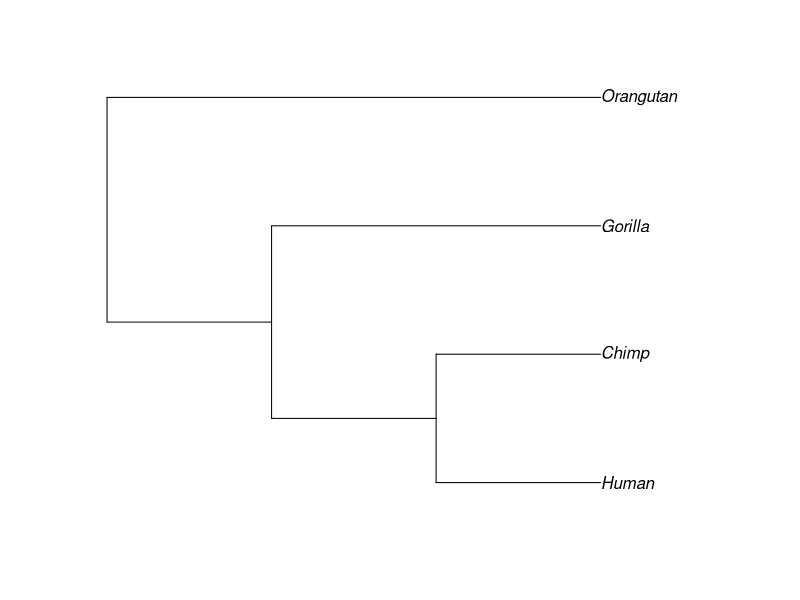
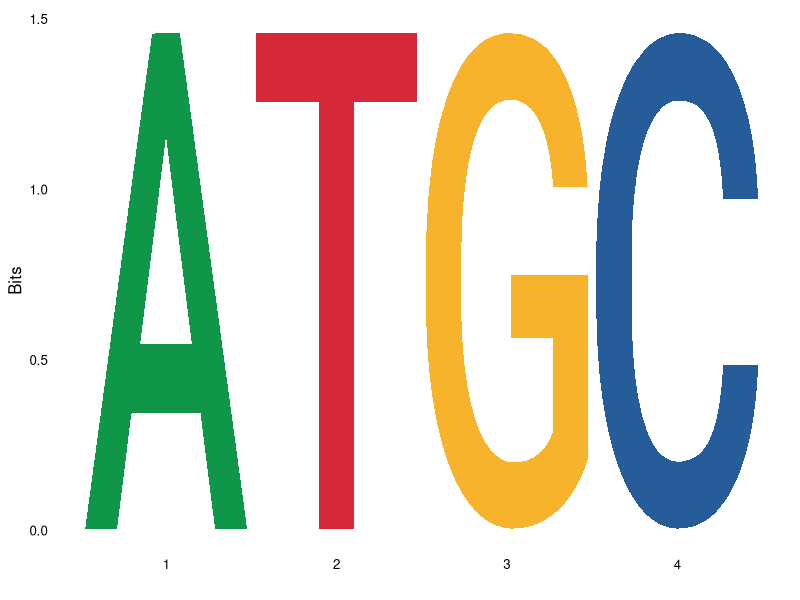
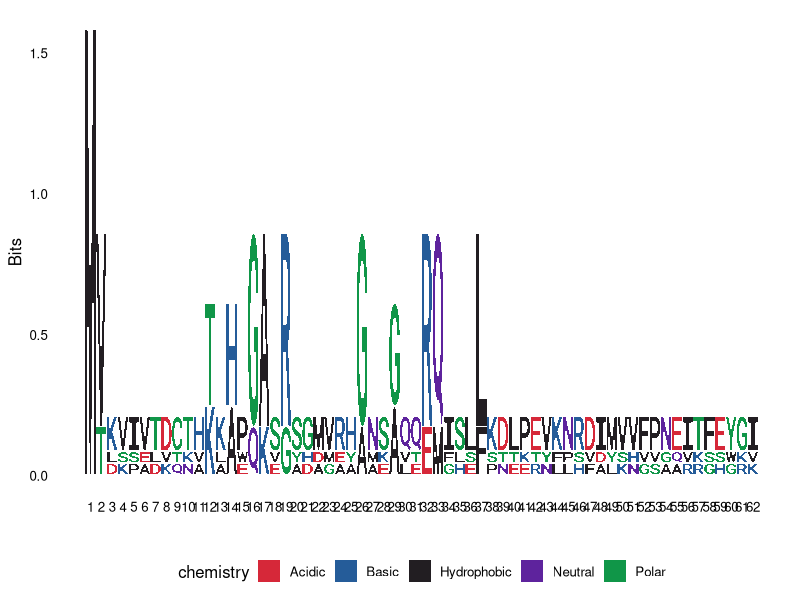
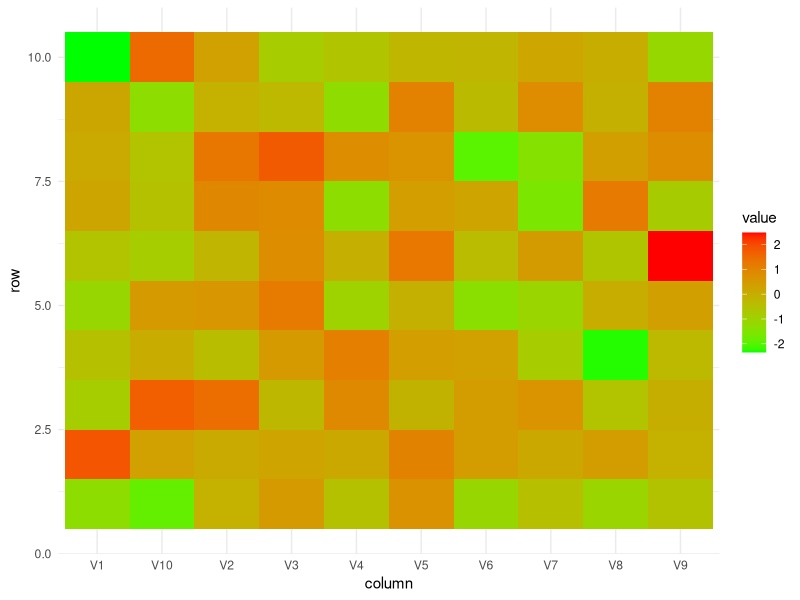
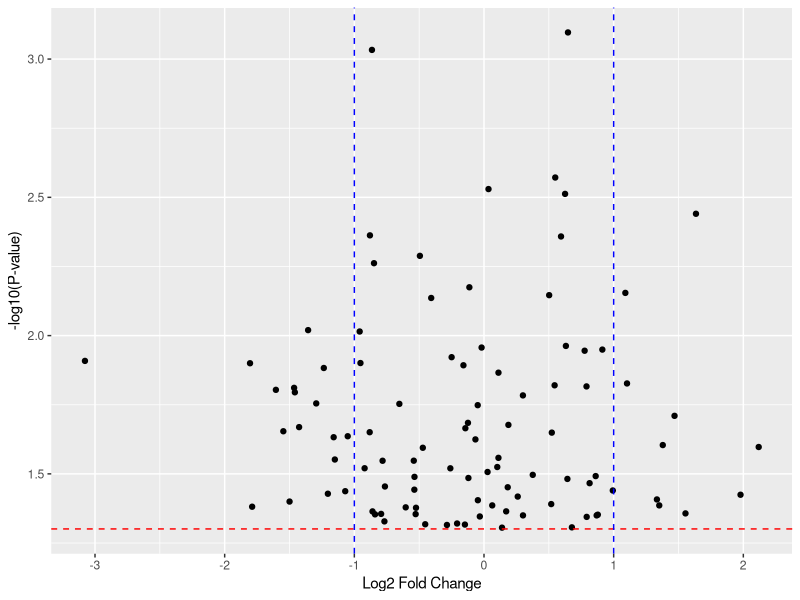
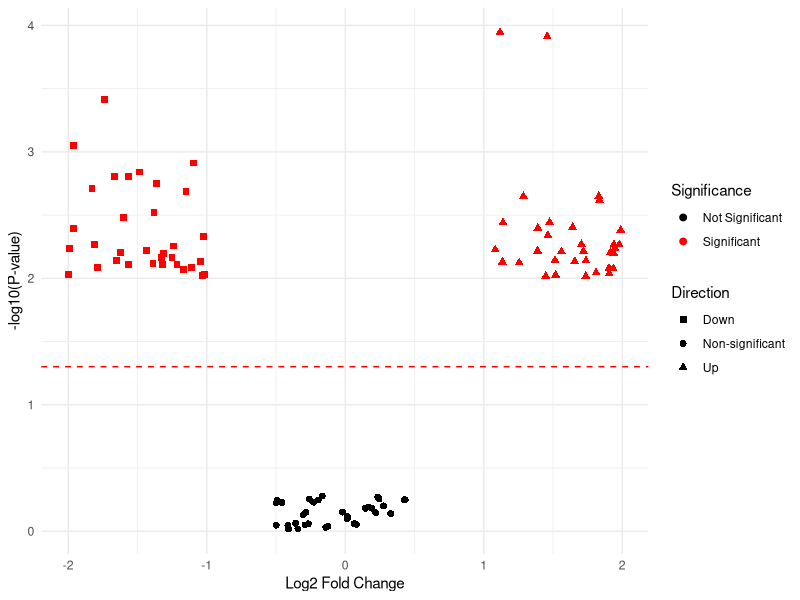
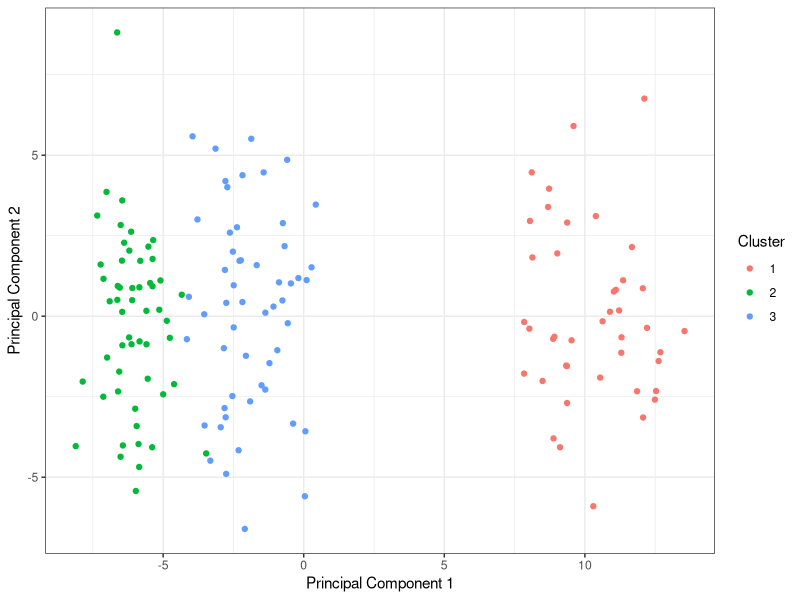
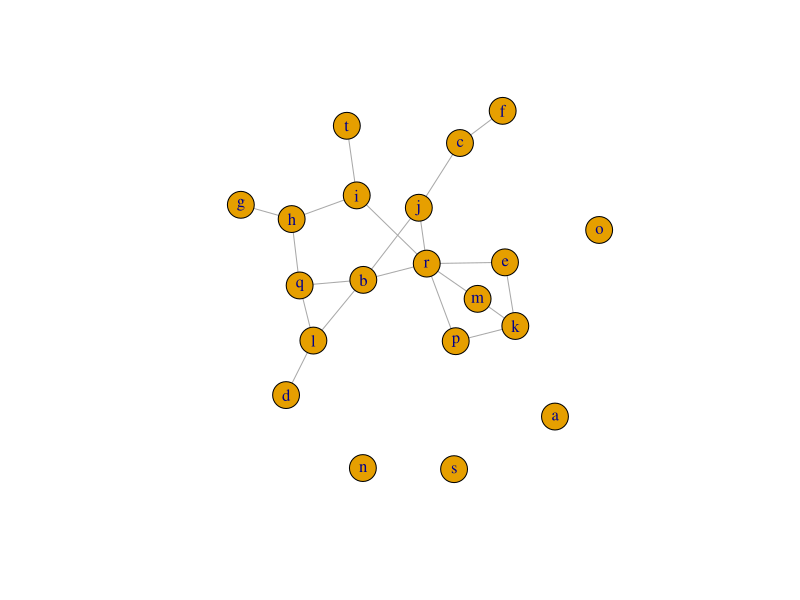

The R source for these figures, in order:
## ---- chunk 1
# Load required packages
library(ape)

# Create a simple phylogenetic tree
tree <- read.tree(text = "(((Human, Chimp), Gorilla), Orangutan);")

# Plot the phylogenetic tree
plot(tree)


## ---- chunk 2
# Load required package
library(ggseqlogo)

# Example aligned sequences
aligned_sequences <- c("ATGC", "ATGC", "ATGC", "ATGC")

# Create sequence logo
logo <- ggseqlogo(aligned_sequences)

print(logo)


## ---- chunk 3
# Load required library
library(ggseqlogo)

# Example protein sequences with more similarities
protein_sequences <- c(
  "MVLSPADKTNVKAAWGKVGAHAGEYGAEALERMFLSFPTTKTYFPHFDLSHGSAQVKGHGKK",
  "MTDKSELVQKAKLAEQAERYDDMAAAMKAVTEQGHELSNEERNLLSVAYKNVVGARRSSWRV",
  "MVKVIVTDCTHTKHPGASRSGMVRHGNSGQQRQISLLKDLPEVKNRDIMVVFPNEITFEYGI",
  "MVKVIVTDCTHTKHPGASRSGMVRHGNSGQQRQISLLKDLPEVKNRDIMVVFPNEITFEYGI",
  "MVKVIVTDCTHTKHPGASRSGMVRHGNSGQQRQISLLKDLPEVKNRDIMVVFPNEITFEYGI"
)

# Create protein sequence logo
ggseqlogo(protein_sequences)


## ---- chunk 4
# Load required library
library(tidyverse)

# Example data
data_matrix <- matrix(rnorm(100, mean = 0, sd = 1), nrow = 10, ncol = 10)

# Convert matrix to dataframe
data_df <- as.data.frame(data_matrix)

# Reshape data for ggplot
data_df <- data_df %>%
  mutate(row = row_number()) %>%
  pivot_longer(-row, names_to = "column", values_to = "value")

# Create heatmap
ggplot(data = data_df, aes(x = column, y = row, fill = value)) +
  geom_tile() +
  scale_fill_gradient(low = "green", high = "red") +
  theme_minimal()


## ---- chunk 5
# Load required library
library(ggplot2)

# Generate example data1
log_fc <- rnorm(100, mean = 0, sd = 1)
p_values <- runif(100, min = 0, max = 0.05)

# Create volcano plot
df <- data.frame(log_fc = log_fc, p_values = p_values)
ggplot(df, aes(x = log_fc, y = -log10(p_values))) +
  geom_point() +
  geom_hline(yintercept = -log10(0.05), linetype = "dashed", color = "red") +
  geom_vline(xintercept = c(-1, 1), linetype = "dashed", color = "blue") +
  labs(x = "Log2 Fold Change", y = "-log10(P-value)")


# Generate example data2
set.seed(42)  # for reproducibility
n <- 100
log_fc <- c(runif(n/3, min = 1, max = 2), runif(n/3, min = -2, max = -1), runif(n/3, min = -0.5, max = 0.5))  # UP, DOWN, and non-regulated genes
p_values <- c(runif(n/3, min = 0.0001, max = 0.01), runif(n/3, min = 0.0001, max = 0.01), runif(n/3, min = 0.5, max = 1))  # Significant and non-significant genes

# Create dataframe
df <- data.frame(log_fc = log_fc, p_values = p_values)

# Define significance level
significance_level <- 0.05

# Create a new column for significance
df$significance <- ifelse(df$p_values <= significance_level, "Significant", "Not Significant")
df$direction <- ifelse(df$log_fc > 0.5, "Up", ifelse(df$log_fc < -0.5, "Down", "Non-significant"))

# Create volcano plot with color differentiation
ggplot(df, aes(x = log_fc, y = -log10(p_values), color = significance, shape = direction)) +
  geom_point(size = 2) +
  geom_hline(yintercept = -log10(significance_level), linetype = "dashed", color = "red") +
  labs(x = "Log2 Fold Change", y = "-log10(P-value)", color = "Significance", shape = "Direction") +
  scale_color_manual(values = c("Significant" = "red", "Not Significant" = "black")) +
  scale_shape_manual(values = c("Up" = 17, "Down" = 15, "Non-significant" = 16)) +
  theme_minimal()


## ---- chunk 6
# Load required libraries
library(ggplot2)

# Set seed for reproducibility
set.seed(123)

# Define parameters
num_samples <- 150    # Number of samples
num_genes <- 500      # Number of genes
num_clusters <- 3     # Number of clusters

# Generate synthetic gene expression data with distinct clusters
gene_expr <- matrix(0, nrow = num_samples, ncol = num_genes)

# Assign clusters to samples
cluster_assignments <- sample(1:num_clusters, num_samples, replace = TRUE)

# Generate gene expression data for each cluster
for (i in 1:num_clusters) {
  cluster_size <- sum(cluster_assignments == i)
  cluster_mean <- rnorm(num_genes, mean = runif(1, min = -1, max = 1), sd = 0.5)
  gene_expr[cluster_assignments == i, ] <- matrix(rnorm(cluster_size * num_genes, mean = cluster_mean, sd = 0.5), nrow = cluster_size, ncol = num_genes)
}

# Perform PCA
pca_result <- prcomp(gene_expr, scale. = TRUE)  # Scale the data for PCA

# Create PCA plot
pca_data <- as.data.frame(pca_result$x)

# Add cluster assignments to the PCA data
pca_data$Cluster <- factor(cluster_assignments)

# Create PCA plot with color grouping by cluster
ggplot(data = pca_data, aes(x = PC1, y = PC2, color = Cluster)) +
  geom_point() +
  labs(x = "Principal Component 1", y = "Principal Component 2", color = "Cluster") +
  theme_bw()


## ---- chunk 7
# Load required library
library(igraph)

# Example data1
nodes <- letters[1:20]
edges <- data.frame(from = sample(nodes, size = 20, replace = TRUE),
                    to = sample(nodes, size = 20, replace = TRUE))

# Create network graph
graph <- graph_from_data_frame(edges, directed = FALSE, vertices = nodes)

plot(graph)

# Example data2
# Load required libraries
library(igraph)
library(ggraph)
library(ggrepel)

# Set seed for reproducibility
set.seed(123)

# Define parameters
num_genes <- 20  # Number of genes
num_edges <- 30  # Number of edges

# Generate random gene names
genes <- paste0("Gene", 1:num_genes)

# Generate random edges between genes
edges <- data.frame(
  from = sample(genes, size = num_edges, replace = TRUE),
  to = sample(genes, size = num_edges, replace = TRUE)
)

# Create igraph graph object
graph <- graph_from_data_frame(edges, directed = FALSE, vertices = genes)

# Plot network graph using ggraph
g <- ggraph(graph, layout = "fr") +
  geom_edge_link() +
  geom_node_point(color = "steelblue", size = 5) +
  geom_node_text(aes(label = name), repel = TRUE) +  # Add node labels with repulsion
  theme_graph()
g

## ---- chunk 8

# Generate example data for a Manhattan plot
chromosomes <- rep(1:5, each = 10)
positions <- rep(1:10, 5)
p_values <- c(rnorm(20, mean = 0, sd = 1), rnorm(30, mean = 0, sd = 2), rnorm(20, mean = 0, sd = 3), rnorm(20, mean = 0, sd = 4), rnorm(10, mean = 0, sd = 5))
manhattan_data <- data.frame(Chromosome = chromosomes, Position = positions, P_Value = p_values)

# Plot Manhattan plot
library(ggplot2)
ggplot(manhattan_data, aes(x = Position, y = -log10(P_Value), color = factor(Chromosome))) +
  geom_point(size = 2) +
  scale_color_manual(values = c("blue", "red", "green", "orange", "purple")) +
  geom_hline(yintercept = -log10(0.05), linetype = "dashed", color = "gray") +
  labs(x = "Genomic Position", y = "-log10(P-value)", title = "Manhattan Plot", color="Chromosome")


# Load required library
library(ggplot2)

# Set seed for reproducibility
set.seed(123)

# Number of markers
num_markers <- 200

# Generate simulated genomic data
genomic_position <- 1:num_markers  # Assuming each marker is located at consecutive genomic positions
p_values <- c(runif(num_markers - 10, min = 0, max = 0.1), runif(10, min = 0, max = 1e-6))  # Simulate p-values

# Create a data frame
manhattan_data <- data.frame(
  Genomic_Position = genomic_position,
  P_Value = p_values
)

# Plot Manhattan plot with skyscrapers
ggplot(manhattan_data, aes(x = Genomic_Position, y = -log10(P_Value))) +
  geom_point(size = 2, color="black") +  # Points representing markers
  geom_segment(aes(xend = Genomic_Position, yend = 0), color = "steelblue") +  # Skyscrapers
  geom_hline(yintercept = -log10(0.01), linetype = "dashed", color = "red", size=1.1) +  # Significance threshold line
  labs(x = "Genomic Position", y = "-log10(P-value)", title = "Manhattan Plot") +
  theme_minimal()
